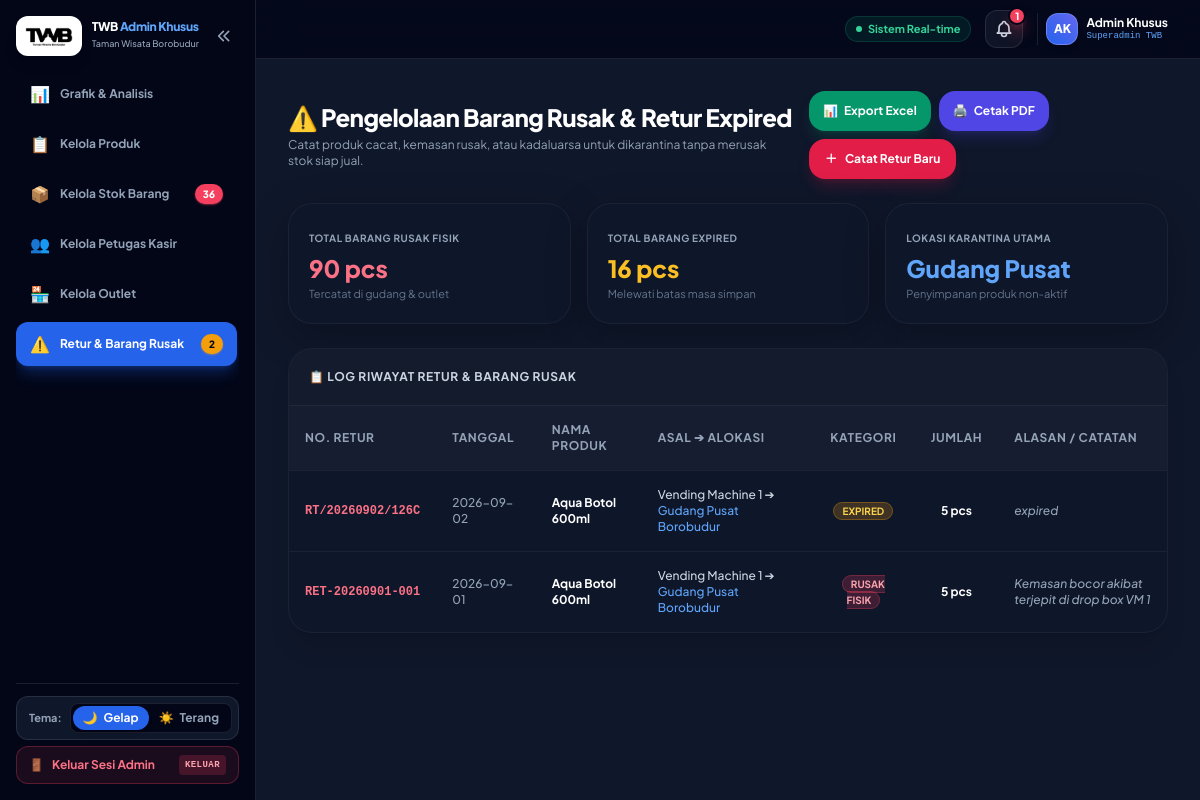
The page /dashboard.php?page=retur (signed in) on the database its author committed.
### tables this page shows
CREATE TABLE `returns` (
  `id` int(11) NOT NULL AUTO_INCREMENT,
  `return_number` varchar(50) NOT NULL,
  `return_date` date NOT NULL,
  `product_id` int(11) NOT NULL,
  `qty` int(11) NOT NULL,
  `source_location_id` int(11) NOT NULL,
  `destination_location_id` int(11) NOT NULL,
  `return_type` enum('rusak','expired','overstock','other') NOT NULL DEFAULT 'rusak',
  `reason` varchar(255) NOT NULL,
  `notes` text DEFAULT NULL,
  `status` enum('pending','completed','rejected') NOT NULL DEFAULT 'completed',
  `created_by` int(11) DEFAULT NULL,
  `created_at` timestamp NOT NULL DEFAULT current_timestamp(),
  `completed_at` timestamp NULL DEFAULT NULL,
  PRIMARY KEY (`id`),
  UNIQUE KEY `idx_return_number` (`return_number`),
  KEY `idx_return_source` (`source_location_id`),
  KEY `idx_return_dest` (`destination_location_id`),
  CONSTRAINT `fk_ret_dest` FOREIGN KEY (`destination_location_id`) REFERENCES `locations` (`id`),
  CONSTRAINT `fk_ret_source` FOREIGN KEY (`source_location_id`) REFERENCES `locations` (`id`)
);

CREATE TABLE `produk` (
  `id` int(11) NOT NULL AUTO_INCREMENT,
  `nama` varchar(100) NOT NULL,
  `harga` int(11) NOT NULL,
  `stok_pos_a` int(11) DEFAULT 0,
  `stok_pos_b` int(11) DEFAULT 0,
  `custom_type` varchar(50) NOT NULL DEFAULT 'opsi-suhu',
  `is_all_outlets` tinyint(1) NOT NULL DEFAULT 1 COMMENT '1 = Semua Outlet, 0 = Khusus Outlet Tertentu (Day 8)',
  `gambar` varchar(255) DEFAULT NULL,
  `stok_gudang` int(11) DEFAULT 0,
  PRIMARY KEY (`id`),
  UNIQUE KEY `idx_produk_nama` (`nama`)
);

CREATE TABLE `locations` (
  `id` int(11) NOT NULL AUTO_INCREMENT,
  `code` varchar(50) NOT NULL,
  `name` varchar(150) NOT NULL,
  `type` enum('warehouse','pos','vm','outlet') NOT NULL,
  `parent_id` int(11) DEFAULT NULL,
  `address` text DEFAULT NULL,
  `status` enum('active','inactive','maintenance') NOT NULL DEFAULT 'active',
  `notes` text DEFAULT NULL,
  `created_at` timestamp NOT NULL DEFAULT current_timestamp(),
  `updated_at` timestamp NOT NULL DEFAULT current_timestamp() ON UPDATE current_timestamp(),
  PRIMARY KEY (`id`),
  UNIQUE KEY `idx_locations_code` (`code`),
  KEY `idx_locations_parent` (`parent_id`),
  CONSTRAINT `fk_locations_parent` FOREIGN KEY (`parent_id`) REFERENCES `locations` (`id`) ON DELETE SET NULL
);

### views/dashboard/retur.php (the view, shortened to what this page needs)
<?php
$returns_res = $conn->query("
    SELECT r.*, p.nama as nama_produk, ls.name as nama_asal, ld.name as nama_tujuan
    FROM `returns` r
    JOIN `produk` p ON r.product_id = p.id
    JOIN `locations` ls ON r.source_location_id = ls.id
    LEFT JOIN `locations` ld ON r.destination_location_id = ld.id
    ORDER BY r.id DESC
    LIMIT 30
");
?>
<div class="space-y-6">
    <div class="flex flex-col md:flex-row md:items-center justify-between gap-4">
        <div>
            <h2 class="text-2xl font-black text-white tracking-tight">⚠️ Pengelolaan Barang Rusak & Retur Expired</h2>
            <p class="text-xs text-slate-400 mt-1">Catat produk cacat, kemasan rusak, atau kadaluarsa untuk dikarantina tanpa merusak stok siap jual.</p>
        </div>
        <div class="flex flex-wrap items-center gap-2">
            <a href="export.php?module=retur&format=excel" class="bg-emerald-600 hover:bg-emerald-500 text-white font-bold text-xs px-3.5 py-3 rounded-2xl shadow-lg shadow-emerald-600/20 flex items-center gap-1.5 transition" title="Unduh data retur format Excel (.xls)">
                <span>📊</span> <span>Export Excel</span>
            </a>
            <a href="export.php?module=retur&format=pdf&autoprint=1" target="_blank" class="bg-indigo-600 hover:bg-indigo-500 text-white font-bold text-xs px-3.5 py-3 rounded-2xl shadow-lg shadow-indigo-600/20 flex items-center gap-1.5 transition" title="Cetak Berita Acara Retur PDF">
                <span>🖨️</span> <span>Cetak PDF</span>
            </a>
            <button onclick="bukaModal('modal-add-retur')" class="bg-rose-600 hover:bg-rose-500 text-white font-bold text-xs px-4 py-3 rounded-2xl shadow-lg shadow-rose-600/20 flex items-center gap-2 transition">
                <span>＋</span> <span>Catat Retur Baru</span>
            </button>
        </div>
    </div>
    <div class="grid grid-cols-1 sm:grid-cols-3 gap-4">
        <div class="glass-card-dark p-5 rounded-3xl border border-white/5">
            <span class="text-[10px] font-bold text-slate-400 uppercase tracking-wider">Total Barang Rusak Fisik</span>
            <?php
            $cnt_dmg = $conn->query("SELECT SUM(stock_damaged) FROM `stok_lokasi`")->fetch_row()[0] ?? 0;
            ?>
            <h3 class="text-2xl font-black text-rose-400 mt-1"><?= intval($cnt_dmg) ?> pcs</h3>
            <p class="text-[11px] text-slate-500 mt-0.5">Tercatat di gudang & outlet</p>
        </div>
        <div class="glass-card-dark p-5 rounded-3xl border border-white/5">
            <span class="text-[10px] font-bold text-slate-400 uppercase tracking-wider">Total Barang Expired</span>
            <?php
            $cnt_exp = $conn->query("SELECT SUM(stock_expired) FROM `stok_lokasi`")->fetch_row()[0] ?? 0;
            ?>
            <h3 class="text-2xl font-black text-amber-400 mt-1"><?= intval($cnt_exp) ?> pcs</h3>
            <p class="text-[11px] text-slate-500 mt-0.5">Melewati batas masa simpan</p>
        </div>
        <div class="glass-card-dark p-5 rounded-3xl border border-white/5">
            <span class="text-[10px] font-bold text-slate-400 uppercase tracking-wider">Lokasi Karantina Utama</span>
            <h3 class="text-2xl font-black text-blue-400 mt-1">Gudang Pusat</h3>
            <p class="text-[11px] text-slate-500 mt-0.5">Penyimpanan produk non-aktif</p>
        </div>
    </div>
    <div class="glass-card-dark rounded-3xl border border-white/5 overflow-hidden shadow-xl">
        <div class="p-5 border-b border-white/5 bg-white/[0.02] flex justify-between items-center">
            <h3 class="font-bold text-xs uppercase tracking-wider text-slate-300">📋 Log Riwayat Retur & Barang Rusak</h3>
        </div>
        <div class="overflow-x-auto">
            <table class="w-full text-left text-xs">
                <thead>
                    <tr class="bg-white/[0.03] text-slate-400 font-bold uppercase tracking-wider border-b border-white/5">
                        <th class="p-4">No. Retur</th>
                        <th class="p-4">Tanggal</th>
                        <th class="p-4">Nama Produk</th>
                        <th class="p-4">Asal ➔ Alokasi</th>
                        <th class="p-4 text-center">Kategori</th>
                        <th class="p-4 text-center">Jumlah</th>
                        <th class="p-4">Alasan / Catatan</th>
                    </tr>
                </thead>
                <tbody class="divide-y divide-white/5 font-medium text-slate-300">
                    <?php if ($returns_res && $returns_res->num_rows > 0):
                        while($r = $returns_res->fetch_assoc()):
                    ?>
                    <tr class="hover:bg-white/[0.02] transition">
                        <td class="p-4 font-mono font-bold text-rose-400"><?= htmlspecialchars($r['return_number']) ?></td>
                        <td class="p-4 text-slate-400"><?= htmlspecialchars($r['return_date']) ?></td>
                        <td class="p-4 font-bold text-white"><?= htmlspecialchars($r['nama_produk']) ?></td>
                        <td class="p-4 text-slate-300"><?= htmlspecialchars($r['nama_asal']) ?> ➔ <span class="text-blue-400"><?= htmlspecialchars($r['nama_tujuan'] ?? 'Karantina') ?></span></td>
                        <td class="p-4 text-center">
                            <?php if ($r['return_type'] === 'expired'): ?>
                                <span class="bg-amber-500/20 text-amber-300 border border-amber-500/30 px-2 py-0.5 rounded-full text-[10px] font-bold uppercase">Expired</span>
                            <?php else: ?>
                                <span class="bg-rose-500/20 text-rose-300 border border-rose-500/30 px-2 py-0.5 rounded-full text-[10px] font-bold uppercase">Rusak Fisik</span>
                            <?php endif; ?>
                        </td>
                        <td class="p-4 text-center font-bold text-white"><?= $r['qty'] ?> pcs</td>
                        <td class="p-4 text-slate-400 italic"><?= htmlspecialchars($r['reason'] ?? '-') ?></td>
                    </tr>
                    <?php endwhile; else: ?>
                    <tr>
                        <td colspan="7" class="p-8 text-center text-slate-400">Belum ada riwayat retur barang rusak.</td>
                    </tr>
                    <?php endif; ?>
                </tbody>
            </table>
        </div>
    </div>
</div>

### assets/css/glassmorphism.css (style rules this page uses)
:root { --glass-bg: rgba(255, 255, 255, 0.7); --glass-bg-dark: rgba(15, 23, 42, 0.75); --glass-border: rgba(255, 255, 255, 0.25); --glass-border-dark: rgba(255, 255, 255, 0.08); --glass-blur: blur(16px); --glass-blur-lg: blur(24px); --glass-shadow: 0 8px 32px 0 rgba(31, 38, 135, 0.07); --glass-shadow-lg: 0 12px 40px 0 rgba(0, 0, 0, 0.25); }
.glass-card-dark { background: var(--glass-bg-dark); backdrop-filter: var(--glass-blur); -webkit-backdrop-filter: var(--glass-blur); border: 1px solid var(--glass-border-dark); box-shadow: var(--glass-shadow-lg); }

### views/layouts/header.php (style rules this page uses)
body { font-family: 'Plus Jakarta Sans', sans-serif; }

### rows shown on the page
returns: return_number "RT/20260902/126C", return_date "2026-09-02", produk.nama "Aqua Botol 600ml", source_location.name "Vending Machine 1", destination_location.name "Gudang Pusat Borobudur", return_type "EXPIRED", qty "5", reason "expired"
returns: return_number "RET-20260901-001", return_date "2026-09-01", produk.nama "Aqua Botol 600ml", source_location.name "Vending Machine 1", destination_location.name "Gudang Pusat Borobudur", return_type "RUSAK FISIK", qty "5", reason "Kemasan bocor akibat terjepit di drop box VM 1"

### other values the page prints
$countKritisStok "36"
$countReturPending "2"
$unreadCount "1"
$cnt_dmg "90"
$cnt_exp "16"
